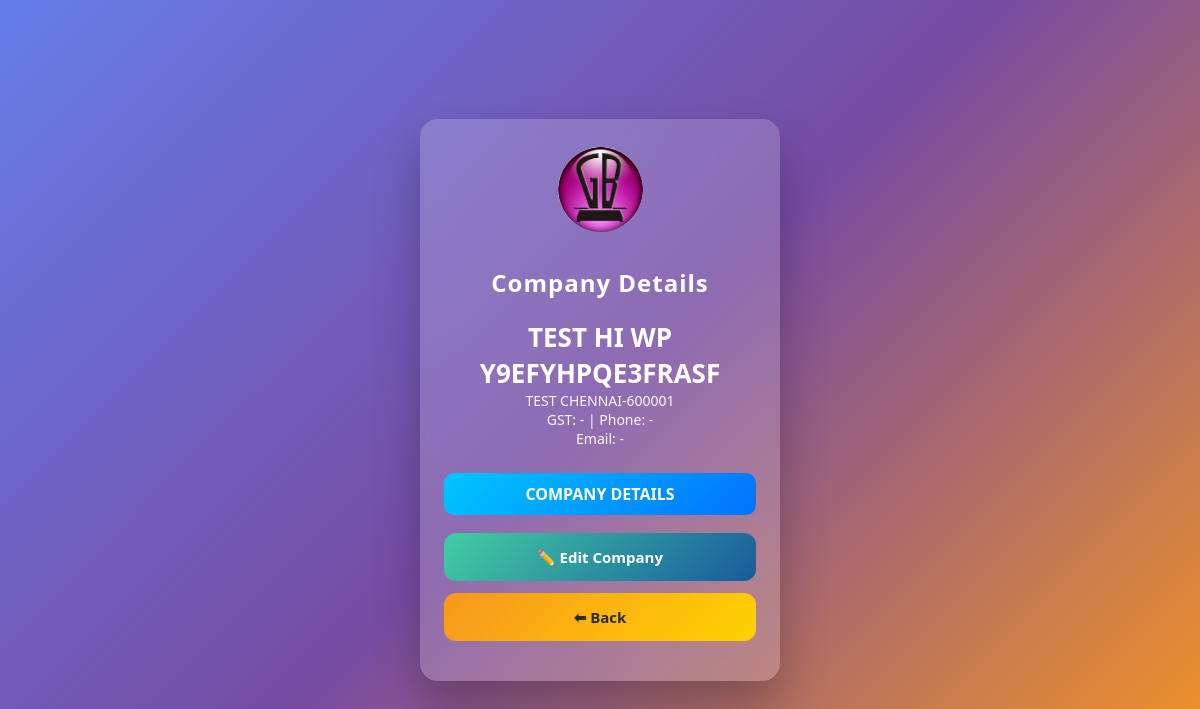
Page /admin_page.php?action=company (signed in) on the committed database.
### tables this page shows
CREATE TABLE `company` (
  `id` int(11) NOT NULL AUTO_INCREMENT,
  `company_name` varchar(255) NOT NULL,
  `company_address` text DEFAULT NULL,
  `gst_number` varchar(50) DEFAULT NULL,
  `phone` varchar(50) DEFAULT NULL,
  `email` varchar(100) DEFAULT NULL,
  PRIMARY KEY (`id`)
);

### functions.php (called while the page is built, shortened)
<?php
function getCompany($conn) {
    $q = $conn->query("SELECT * FROM company LIMIT 1");
    $row = $q->fetch_assoc();
    if (!isset($row['id']) || empty($row['id'])) {
        if (!empty($row['company_id'])) {
            $row['id'] = (int)$row['company_id'];
        } elseif (!empty($row['ID'])) {
            $row['id'] = (int)$row['ID'];
        } else {
            $firstVal = reset($row);
            $row['id'] = (is_numeric($firstVal) && (int)$firstVal > 0) ? (int)$firstVal : 1;
        }
    } else {
        $row['id'] = (int)$row['id'];
    }
    return $row;
}
?>

### admin_page.php (the view, shortened to what this page needs)
<?php
require_once "db.php";
require_once "functions.php";
$company = getCompany($conn);
$action = $_GET['action'] ?? '';
function renderCompanyHeader($company) {
?>
    <div class="company-header" style="margin-bottom:25px;">
        <h1><?= strtoupper(htmlspecialchars($company['company_name'])) ?></h1>
        <?php if (!empty($company['company_address'])): ?>
            <div><?= htmlspecialchars($company['company_address']) ?></div>
        <?php endif; ?>
        <div>
            GST: <?= htmlspecialchars($company['gst_number'] ?? '-') ?> |
            Phone: <?= htmlspecialchars($company['phone'] ?? '-') ?>
        </div>
        <div>
            Email: <?= htmlspecialchars($company['email'] ?? '-') ?>
        </div>
    </div>
    <div class="section-title">
        COMPANY DETAILS
    </div>
<?php
}
?>
<!DOCTYPE html>
<html>
<head>
</head>
<body>
<div class="box">
<img src="gblogo.jpeg" class="logo">
<?php if ($action === 'company'): ?>
    <h2>Company Details</h2>
    <?php renderCompanyHeader($company); ?>
    <a class="btn-company" href="edit_company.php">✏️ Edit Company</a>
    <a class="btn-fields" href="admin_page.php">⬅ Back</a>
<?php endif; ?>
</div>
</body>
</html>

### admin_page.php (style rules this page uses)
* { box-sizing: border-box; font-family: "Segoe UI", Poppins, Arial, sans-serif; }
body { margin: 0; min-height: 100vh; background: linear-gradient(135deg, #667eea, #764ba2, #f7971e); display: flex; align-items: center; justify-content: center; }
.box { width: 360px; padding: 28px 24px; text-align: center; background: rgba(255,255,255,0.18); backdrop-filter: blur(14px); border-radius: 18px; box-shadow: 0 25px 45px rgba(0,0,0,0.25); color: #fff; }
.logo { width:85px; margin-bottom:10px; border-radius:50%; }
h2 { margin-bottom: 20px; letter-spacing: 1px; }
a { display: block; padding: 14px; margin: 12px 0; border-radius: 12px; text-decoration: none; font-size: 15px; font-weight: 600; color: #fff; transition: transform 0.2s ease, box-shadow 0.2s ease; }
.btn-company { background: linear-gradient(135deg, #43cea2, #185a9d); }
.btn-fields { background: linear-gradient(135deg, #f7971e, #ffd200); color: #2c2c2c; }
.company-header h1 { margin: 0; font-size: 26px; }
.company-header div { font-size: 14px; opacity: 0.95; }
.section-title { background: linear-gradient(135deg, #00c6ff, #0072ff); padding: 10px; border-radius: 10px; font-weight: bold; margin: 18px 0; }

### rows in the picture
company: company_name "TEST HI WP Y9EFYHPQE3FRASF", company_address "TEST CHENNAI-600001", gst_number "-", phone "-", email "-"
